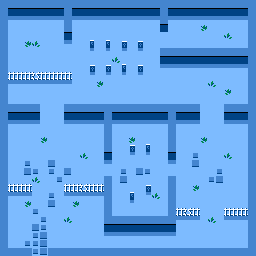

A level layout from a 2D game, rendered from its tile map. Below: a short description, then the map file with its tile-grid data intact:
An orthogonal 32x32 tile map with 8x8 px tiles, 1 tile layer (Calque 1).

<map version="1.0" tiledversion="1.0.3" orientation="orthogonal" renderorder="left-up" width="32" height="32" tilewidth="8" tileheight="8" nextobjectid="1">
 <tileset firstgid="1" source="tiles.tsx" />
 <layer name="Calque 1" width="32" height="32">
  <data encoding="csv">
10,10,10,10,10,10,10,10,10,10,10,10,10,10,10,10,10,10,10,10,10,10,10,10,10,10,10,10,10,10,10,10,
10,11,11,11,11,11,11,11,10,11,11,11,11,11,11,11,11,11,11,11,10,11,11,11,11,11,11,11,11,11,11,10,
10,6,6,6,6,6,6,6,10,6,6,6,6,6,6,6,6,6,6,6,10,6,6,6,6,6,6,6,6,6,6,10,
10,1,1,1,1,1,1,1,10,1,1,1,1,1,1,1,1,1,1,1,11,1,1,1,1,3,1,1,1,1,1,10,
10,1,1,1,1,1,1,1,11,1,1,1,1,1,1,1,1,1,1,1,1,1,1,1,1,1,1,1,2,1,1,10,
10,1,1,3,2,1,1,1,6,1,1,13,1,13,1,12,1,12,1,1,1,1,1,1,1,1,1,1,1,1,1,10,
10,1,1,1,1,1,1,1,1,1,1,8,1,8,1,7,1,7,1,1,10,10,10,10,10,10,10,10,10,10,10,10,
10,1,1,1,1,1,1,1,1,1,1,1,1,1,2,1,1,1,1,1,11,11,11,11,11,11,11,11,11,11,11,10,
10,1,1,1,1,1,1,1,1,1,1,12,1,12,1,13,1,12,1,1,6,6,6,6,6,6,6,6,6,6,6,10,
10,14,14,14,15,14,14,14,14,1,1,7,1,7,1,8,1,7,1,1,1,1,1,1,1,1,1,1,1,1,1,10,
10,6,6,6,6,6,6,6,6,1,1,1,3,1,1,1,1,1,1,1,1,1,1,1,1,1,2,1,1,1,1,10,
10,1,1,1,1,1,1,1,1,1,1,1,1,1,1,1,1,1,1,1,1,1,1,1,1,1,1,1,3,1,1,10,
10,1,1,1,1,1,1,1,1,1,1,1,1,1,1,1,1,1,1,1,1,1,1,1,1,1,1,1,1,1,1,10,
10,10,10,10,10,1,1,1,10,10,10,10,10,10,10,10,10,10,10,10,10,10,10,10,10,1,1,1,10,10,10,10,
10,11,11,11,11,1,1,1,11,11,11,11,11,10,11,11,11,11,11,11,11,10,11,11,11,1,1,1,11,11,11,10,
10,6,6,6,6,1,1,1,6,6,6,6,6,10,6,6,6,6,6,6,6,10,6,6,6,1,1,1,6,6,6,10,
10,1,1,1,1,1,1,1,1,1,1,1,1,10,1,1,1,1,1,1,1,10,1,1,1,1,1,1,1,1,1,10,
10,1,1,1,1,3,1,1,1,1,1,1,1,10,1,1,3,1,1,1,1,10,1,1,1,3,1,1,1,1,1,10,
10,1,1,1,1,1,1,1,1,1,1,1,1,10,1,1,12,1,13,1,1,10,1,1,1,1,1,1,1,1,1,10,
10,1,1,1,1,1,1,1,1,1,2,1,1,11,1,1,7,1,8,1,1,11,1,1,5,1,1,1,2,1,1,10,
10,1,1,5,1,1,4,1,1,1,1,1,1,6,1,1,1,1,1,1,1,6,1,1,4,1,1,1,1,1,1,10,
10,1,1,4,5,1,5,1,4,1,1,1,1,1,1,5,1,4,5,1,1,1,1,1,1,1,1,5,1,1,1,10,
10,1,1,1,2,1,1,5,1,1,1,1,1,10,1,4,1,1,1,1,1,10,1,1,1,1,5,4,1,1,1,10,
10,14,14,14,1,1,1,1,14,14,15,14,14,10,1,1,1,1,12,1,1,10,1,1,3,1,1,1,1,1,1,10,
10,6,6,6,1,1,5,1,6,6,6,6,6,10,1,1,13,1,7,2,1,10,1,1,1,1,1,1,1,1,1,10,
10,1,1,3,1,1,4,1,1,3,1,1,1,10,1,1,8,1,1,1,1,10,1,1,1,1,1,1,1,1,1,10,
10,1,1,1,5,1,1,1,1,1,1,1,1,10,1,1,1,1,1,1,1,10,14,15,14,1,1,1,14,14,14,10,
10,1,1,1,1,5,1,1,2,1,1,1,1,10,10,10,10,10,10,10,10,10,6,6,6,1,2,1,6,6,6,10,
10,1,1,1,4,5,1,1,1,1,1,1,1,11,11,11,11,11,11,11,11,11,1,1,1,1,1,1,1,1,1,10,
10,1,1,1,5,4,1,1,1,1,1,1,1,6,6,6,6,6,6,6,6,6,1,1,1,1,1,1,1,1,1,10,
10,1,1,5,5,4,1,1,1,1,1,1,1,1,1,1,1,1,1,1,1,1,1,1,1,1,1,1,1,1,1,10,
10,10,10,10,5,4,10,10,10,10,10,10,10,10,10,10,10,10,10,10,10,10,10,10,10,10,10,10,10,10,10,10
</data>
 </layer>
</map>